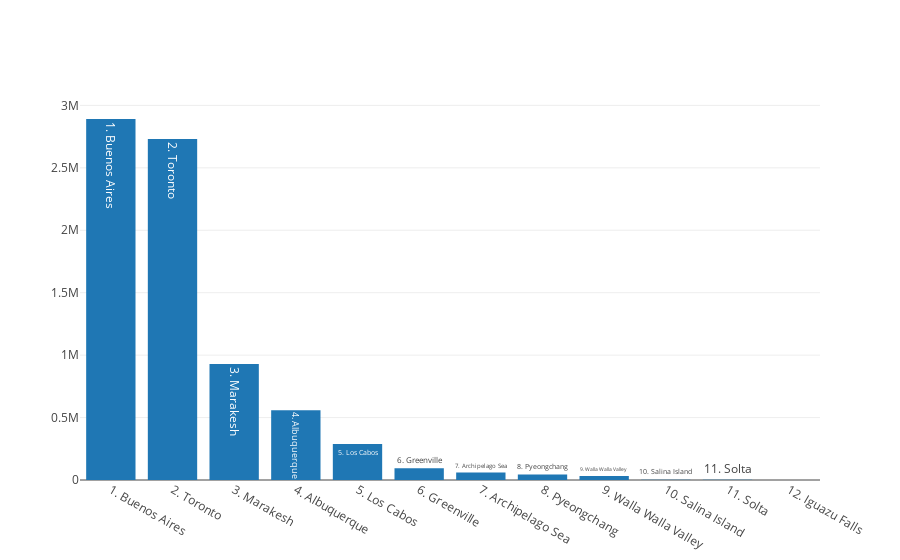

This figure's notebook cell:
### Code cell
# __SOLUTION__ 
import plotly
plotly.offline.init_notebook_mode(connected=True)
plotly.offline.iplot([trace_populations])

### Figure 1 — Plotly figure (JSON) as saved in the notebook; plotly's stock layout.template omitted (floating-point values rounded to 4 significant figures)
{"data": [{"name": "populations", "text": ["1. Buenos Aires", "2. Toronto", "3. Marakesh", "4. Albuquerque", "5. Los Cabos", "6. Greenville", "7. Archipelago Sea", "8. Pyeongchang", "9. Walla Walla Valley", "10. Salina Island", "11. Solta", "12. Iguazu Falls"], "type": "bar", "uid": "5262bfc6-c99c-11e9-929e-3af9d3ad3e0b", "x": ["1. Buenos Aires", "2. Toronto", "3. Marakesh", "4. Albuquerque", "5. Los Cabos", "6. Greenville", "7. Archipelago Sea", "8. Pyeongchang", "9. Walla Walla Valley", "10. Salina Island", "11. Solta", "12. Iguazu Falls"], "y": [2891082, 2731571, 928850, 558545, 287671, 93137, 60000, 43666, 32986, 2598, 1700, 0]}], "layout": {}}
